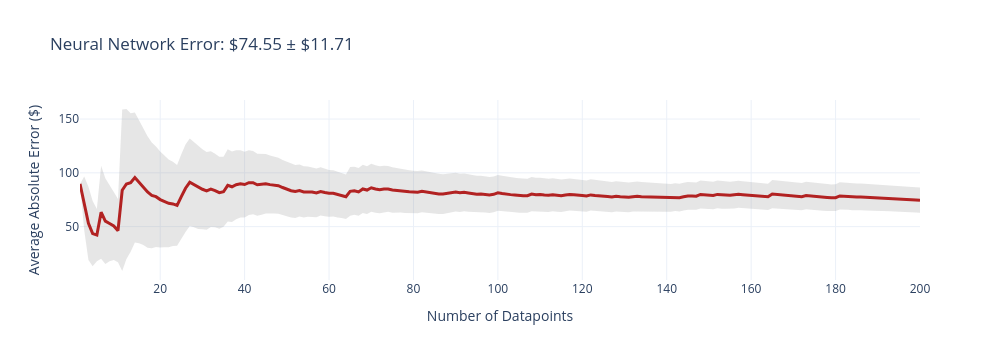
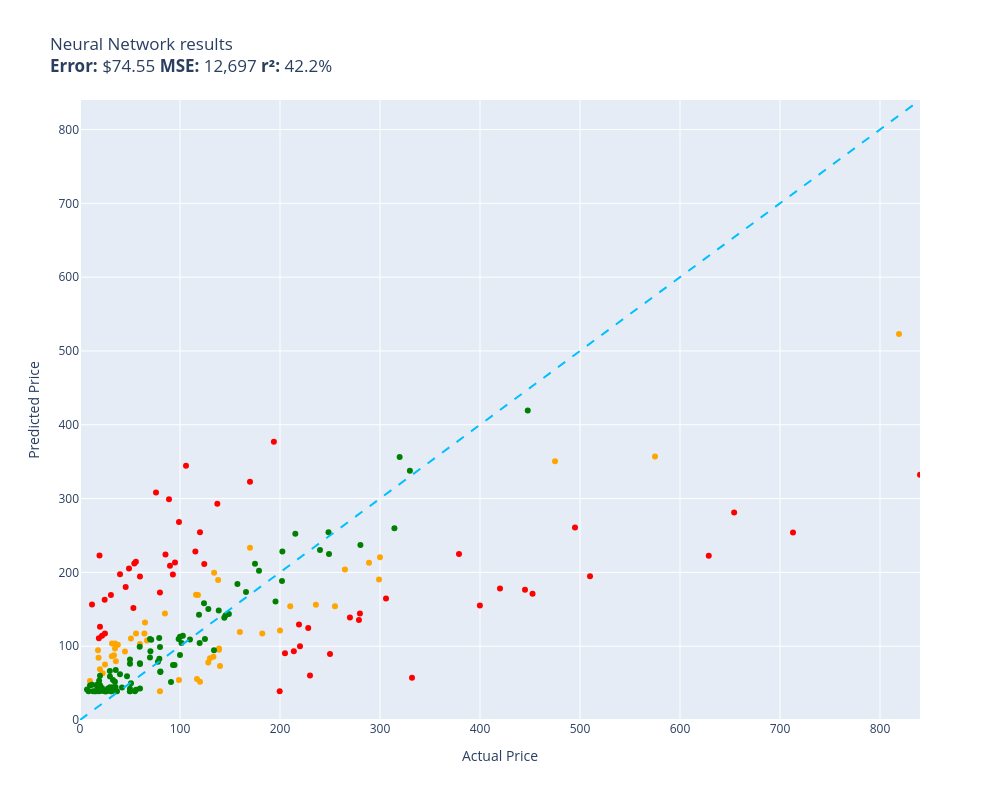

The notebook cell these images were saved under, in order:
### Code cell
evaluate(neural_network, test)

### Figure 1 — Plotly figure (JSON) as saved in the notebook; plotly's stock layout.template omitted (floating-point values rounded to 4 significant figures; data arrays with more than 128 entries replaced by an {"elided": "..."} marker saying what was removed)
{"data": [{"fill": "toself", "fillcolor": "rgba(128,128,128,0.2)", "hoverinfo": "skip", "line": {"color": "rgba(255,255,255,0)"}, "name": "95% CI", "showlegend": false, "type": "scatter", "x": {"elided": "400 int values"}, "y": {"elided": "400 float values"}}, {"customdata": {"elided": "200x1 float values"}, "hovertemplate": "n=%{x}<br>Avg Error=$%{y:,.2f}<br>±95% CI=$%{customdata[0]:,.2f}<extra></extra>", "line": {"color": "firebrick", "width": 3}, "mode": "lines", "name": "Cumulative Avg Error", "type": "scatter", "x": {"elided": "200 int values"}, "y": {"elided": "200 float values"}}], "layout": {"height": 360, "showlegend": false, "title": {"text": "Neural Network Error: $74.55 ± $11.71"}, "width": 1000, "xaxis": {"title": {"text": "Number of Datapoints"}}, "yaxis": {"title": {"text": "Average Absolute Error ($)"}}}}

### Figure 2 — Plotly figure (JSON) as saved in the notebook; plotly's stock layout.template omitted (floating-point values rounded to 4 significant figures)
{"data": [{"customdata": [["Old Blood Noise Excess V2 Distortion Cho...\nGuess=$129.28 Actual=$219.00"], ["RBC12-UPC Replacement Battery Cartridge ...\nGuess=$60.23 Actual=$229.99"], ["Bam France 2002XL Contoured Hightech Bla...\nGuess=$254.07 Actual=$713.00"], ["Metabo HPT 36V MultiVolt™ Cordless Rotar...\nGuess=$224.95 Actual=$379.00"], ["46mm Digital Pro High-Resolution Close-U...\nGuess=$126.18 Actual=$19.99"], ["Innovative Percussion CB-6 Chamois Bass ...\nGuess=$212.12 Actual=$54.32"], ["Bam Trekking 3027SB Single Black Clarine...\nGuess=$57.27 Actual=$332.00"], ["DEWALT 20V MAX* XR Impact Driver with Bl...\nGuess=$171.11 Actual=$452.53"], ["Mini PC, Kinupute Desktop Computer E3-12...\nGuess=$260.71 Actual=$495.00"], ["Deco Mount Pro Tripod Microphone Stand w...\nGuess=$194.38 Actual=$59.95"], ["Scranton & Co 3 Drawer Mobile File Cabin...\nGuess=$228.31 Actual=$115.35"], ["Task T24287 Roman Ogee Router Bit with 1...\nGuess=$214.37 Actual=$55.88"], ["Travelpro Platinum Elite Slim Business L...\nGuess=$93.30 Actual=$213.83"], ["JRready ST6313 DT Deutsch Connector Kit,...\nGuess=$39.01 Actual=$199.68"], ["15\" Locking Shower Head Extension Arm in...\nGuess=$172.81 Actual=$79.95"], ["Dakota Alert MURS Alert Probe Sensor - M...\nGuess=$99.83 Actual=$219.99"], ["Projector, CRAZVIEW Projector with WiFi ...\nGuess=$151.63 Actual=$53.40"], ["MC: Pindicator (Dual Intensity Amber)\nGuess=$197.42 Actual=$40.00"], ["Poison Spyder 10-08-020 Rocker Knocker\nGuess=$222.46 Actual=$628.76"], ["DIMARZIO 204284 DP 163FBK Blues Bucker G...\nGuess=$209.06 Actual=$89.99"], ["Lighted Triangle Mirror Cabinet Bathroom...\nGuess=$176.44 Actual=$445.00"], ["BESTILL Wall Mounted Shower Faucet Set, ...\nGuess=$308.34 Actual=$76.00"], ["Trail Gear Twin Stick Kit for Top Shift ...\nGuess=$144.25 Actual=$279.92"], ["Engine Thermostat, Replace 19301-PAA-306...\nGuess=$110.73 Actual=$18.89"], ["Dell Optiplex 390 Desktop Computer i3 3....\nGuess=$211.36 Actual=$124.27"], ["Satco S9596, 4 Count (Pack of 1), 4.18\nGuess=$156.36 Actual=$12.00"], ["Kingston Brass KS269SN Kingston Clawfoot...\nGuess=$164.49 Actual=$305.99"], ["EMART Photography C Stand with Boom Arm,...\nGuess=$254.22 Actual=$119.99"], ["KOHLER K-1185540-CP Assembly-Slider\nGuess=$180.23 Actual=$45.67"], ["Trim Kit for 2-handle Shower & Tub Valve...\nGuess=$213.38 Actual=$94.99"], ["Pioneer 2AM401-BN Two Handle Kitchen Fau...\nGuess=$124.48 Actual=$228.22"], ["Aeromotive 13304 Regulator, X1 Adjustabl...\nGuess=$138.79 Actual=$269.95"], ["Royal Designs, Inc. Decorative Abundant ...\nGuess=$117.04 Actual=$24.95"], ["Canon Sure Shot 90u 35mm Date Camera\nGuess=$155.18 Actual=$399.89"], ["Wilkinson LOW GAUSS Vintage Tone Strat S...\nGuess=$169.28 Actual=$30.93"], ["Ibanez M510OVS Acoustic Mandolin in Vint...\nGuess=$322.64 Actual=$169.99"], ["Berta (6 Pieces) 1-1/4 inch Overlay, 90 ...\nGuess=$162.77 Actual=$24.66"], ["CradlePoint Compact Broadband Router (CB...\nGuess=$299.18 Actual=$89.00"], ["Auertech Portable Washing Machine, 14lbs...\nGuess=$268.16 Actual=$98.99"], ["Evan Fischer Radiator Cooling Fan Assemb...\nGuess=$293.08 Actual=$137.34"], ["ECCPP Power Steering Pump for 2009-2010 ...\nGuess=$224.29 Actual=$85.48"], ["SP Air Corporation SP-8102BU 1/4-Inch He...\nGuess=$90.27 Actual=$204.99"], ["Music Hall pa15.3 MM/MC Phono Preamplifi...\nGuess=$89.34 Actual=$250.00"], ["Lorell Bell Chair Glide, 2.5\", Black\nGuess=$222.73 Actual=$19.50"], ["4 Inches Rolled Muffler Tip Catback Exha...\nGuess=$376.96 Actual=$193.88"], ["Competition Clutch Disc and Pressure Pla...\nGuess=$194.89 Actual=$510.00"], ["KUNFINE Android Radio CarPlay & Android ...\nGuess=$344.51 Actual=$106.00"], ["VIPMOTOZ Sequential Turn Signal Premium ...\nGuess=$135.32 Actual=$278.94"], ["A-Premium Front Suspension Steering Knuc...\nGuess=$205.11 Actual=$48.99"], ["Dell XPS 13 9343-2727SLV 13.3\" Full HD S...\nGuess=$332.25 Actual=$839.99"], ["Pacific Drums PDCM1618TTRB 16 x 18 Inche...\nGuess=$178.31 Actual=$419.99"], ["Blanco 230966 Valea Stainless Steel Sink...\nGuess=$197.20 Actual=$92.88"], ["Empava 24\" Single Wall Ovens 10 Cooking ...\nGuess=$281.24 Actual=$654.14"], ["VTech Strum and Jam Kidi Musical Guitar ...\nGuess=$114.08 Actual=$21.99"]], "hovertemplate": "%{customdata[0]}<extra></extra>", "legendgroup": "red", "marker": {"color": "red", "size": 6, "symbol": "circle"}, "mode": "markers", "name": "red", "orientation": "v", "showlegend": true, "type": "scatter", "x": [219.0, 230.0, 713.0, 379.0, 19.99, 54.32, 332.0, 452.5, 495.0, 59.95, 115.3, 55.88, 213.8, 199.7, 79.95, 220.0, 53.4, 40.0, 628.8, 89.99, 445.0, 76.0, 279.9, 18.89, 124.3, 12.0, 306.0, 120.0, 45.67, 94.99, 228.2, 269.9, 24.95, 399.9, 30.93, 170.0, 24.66, 89.0, 98.99, 137.3, 85.48, 205.0, 250.0, 19.5, 193.9, 510.0, 106.0, 278.9, 48.99, 840.0, 420.0, 92.88, 654.1, 21.99], "xaxis": "x", "y": [129.3, 60.23, 254.1, 224.9, 126.2, 212.1, 57.27, 171.1, 260.7, 194.4, 228.3, 214.4, 93.3, 39.01, 172.8, 99.83, 151.6, 197.4, 222.5, 209.1, 176.4, 308.3, 144.2, 110.7, 211.4, 156.4, 164.5, 254.2, 180.2, 213.4, 124.5, 138.8, 117.0, 155.2, 169.3, 322.6, 162.8, 299.2, 268.2, 293.1, 224.3, 90.27, 89.34, 222.7, 377.0, 194.9, 344.5, 135.3, 205.1, 332.2, 178.3, 197.2, 281.2, 114.1], "yaxis": "y"}, {"customdata": [["telpo Headlight Assembly Fit For 15 Camr...\nGuess=$169.62 Actual=$115.99"], ["APS iBoard 6-inch Aluminum (Black Powder...\nGuess=$153.96 Actual=$210.23"], ["HK SYSTEMS 13\" Heavy Duty Black \"Push\" O...\nGuess=$144.31 Actual=$84.95"], ["Clementoni 39132.5 Jigsaw Puzzle 1,000 P...\nGuess=$38.94 Actual=$79.95"], ["GanFindX Portable Car Hand Controls for ...\nGuess=$119.08 Actual=$159.90"], ["Canon EOS Rebel T7 Digital SLR Camera wi...\nGuess=$523.11 Actual=$819.00"], ["Southwire 120V/15A Right Angle User Atta...\nGuess=$101.98 Actual=$37.87"], ["Tidal Front + Rear Fender Flares 4PC Poc...\nGuess=$154.13 Actual=$254.99"], ["DALDED LED Light Kit for Lego Sonic Gree...\nGuess=$75.34 Actual=$24.99"], ["152MM Hole Saws M42 Bi-Metal High Speed ...\nGuess=$94.40 Actual=$17.99"], ["Baseball Backpacks Large 18 Inch Bookbag...\nGuess=$86.54 Actual=$31.77"], ["3D Tree Hole Branches 075 Stair Risers D...\nGuess=$83.73 Actual=$129.99"], ["KOHLER 18865-CP Filtered Water Faucet, P...\nGuess=$350.52 Actual=$475.00"], ["Diversitech WG840585 Motor, (Ddb) 1/3Hp,...\nGuess=$199.55 Actual=$134.12"], ["Sumerain S1339CM Double Handle Widesprea...\nGuess=$156.02 Actual=$235.86"], ["Beck/Arnley 0421945 Air Filter\nGuess=$79.66 Actual=$35.87"], ["IQShield Screen Protector Compatible wit...\nGuess=$52.76 Actual=$9.95"], ["Neporal Full Spectrum Light Bulb, 6000K ...\nGuess=$84.18 Actual=$18.59"], ["Pidoko Kids Train Table, Grey with 90 Pc...\nGuess=$51.68 Actual=$119.97"], ["Marvel Legends Series X-Men 6-Inch Archa...\nGuess=$54.21 Actual=$98.95"], ["LEGO Marvel Avengers War Machine Buster ...\nGuess=$102.96 Actual=$59.95"], ["ANZO USA 111207 GMC SIERRA 99-06 / YUKON...\nGuess=$117.06 Actual=$182.28"], ["LSSAGOON Backpack for Women Teen Kids Gi...\nGuess=$87.58 Actual=$33.99"], ["Walker Exhaust Ultra EPA 16478 Direct Fi...\nGuess=$357.16 Actual=$574.99"], ["4pc Wheel Spacers Adapters 4\" (2inch Per...\nGuess=$55.43 Actual=$116.95"], ["Urth 62mm UV, Circular Polarizing (CPL),...\nGuess=$96.76 Actual=$139.00"], ["LSI Broadcom SAS 9300-8i 8-port 12Gb/s S...\nGuess=$169.34 Actual=$118.00"], ["Mikrotik RB3011UIAS-RM RouterBOARD 10xGi...\nGuess=$190.23 Actual=$299.00"], ["Chalkboard Name Badges with Magnetic Bac...\nGuess=$68.60 Actual=$19.95"], ["Linkloos Solar Street Lights Outdoor Wat...\nGuess=$117.13 Actual=$55.99"], ["Universal Power Group 12V 100Ah Sealed L...\nGuess=$121.25 Actual=$199.99"], ["New Replacement seat cover fits Yamaha M...\nGuess=$95.17 Actual=$138.95"], ["UPR Mach 1 Chin Spoiler Fits 94-98 Musta...\nGuess=$132.23 Actual=$64.99"], ["ROHL WSGUM3018WH Wire Sink Grids, White\nGuess=$77.93 Actual=$128.28"], ["ASUS VY279HE-W 27” 1080P Monitor - White...\nGuess=$189.60 Actual=$138.10"], ["LCD Screen for Dell Inspiron 17R 17.3\" H...\nGuess=$117.08 Actual=$64.37"], ["CTLAMP XL-2100 Professional Quality XL-2...\nGuess=$103.64 Actual=$32.00"], ["200 ' feet True 14 Gauge AWG CCA Speaker...\nGuess=$92.73 Actual=$44.95"], ["APS iBoard (304 Stainless Steel Polished...\nGuess=$203.75 Actual=$264.95"], ["StonKraft Brass Chess Board Game Set wit...\nGuess=$73.20 Actual=$140.00"], ["Audio Techinca ATW-T1002 System 10 Handh...\nGuess=$213.13 Actual=$289.00"], ["Star Wars Die-Cast Metal TITANIUM Series...\nGuess=$63.18 Actual=$22.70"], ["HP Laserjet 2100 Laser Printer W/Test Pr...\nGuess=$220.35 Actual=$299.98"], ["Targus CityGear Durable Backpack, Black,...\nGuess=$85.82 Actual=$133.43"], ["KZ ZS10 Pro in Ear Monitor Headphone KZ ...\nGuess=$107.80 Actual=$66.99"], ["Jada Toys Ryan's World Combo Panda Airli...\nGuess=$103.60 Actual=$34.94"], ["Pyle 2x120 Watt Home Audio Speaker Power...\nGuess=$110.28 Actual=$50.92"], ["STICKGOO Peel and Stick Backsplash for K...\nGuess=$96.96 Actual=$34.99"], ["Xiaomi Redmi 10 2022 NFC 4G LTE (128GB +...\nGuess=$233.22 Actual=$169.99"]], "hovertemplate": "%{customdata[0]}<extra></extra>", "legendgroup": "orange", "marker": {"color": "orange", "size": 6, "symbol": "circle"}, "mode": "markers", "name": "orange", "orientation": "v", "showlegend": true, "type": "scatter", "x": [116.0, 210.2, 84.95, 79.95, 159.9, 819.0, 37.87, 255.0, 24.99, 17.99, 31.77, 130.0, 475.0, 134.1, 235.9, 35.87, 9.95, 18.59, 120.0, 98.95, 59.95, 182.3, 33.99, 575.0, 117.0, 139.0, 118.0, 299.0, 19.95, 55.99, 200.0, 138.9, 64.99, 128.3, 138.1, 64.37, 32.0, 44.95, 264.9, 140.0, 289.0, 22.7, 300.0, 133.4, 66.99, 34.94, 50.92, 34.99, 170.0], "xaxis": "x", "y": [169.6, 154.0, 144.3, 38.94, 119.1, 523.1, 102.0, 154.1, 75.34, 94.4, 86.54, 83.73, 350.5, 199.5, 156.0, 79.66, 52.76, 84.18, 51.68, 54.21, 103.0, 117.1, 87.58, 357.2, 55.43, 96.76, 169.3, 190.2, 68.6, 117.1, 121.3, 95.17, 132.2, 77.93, 189.6, 117.1, 103.6, 92.73, 203.7, 73.2, 213.1, 63.18, 220.4, 85.82, 107.8, 103.6, 110.3, 96.96, 233.2], "yaxis": "y"}, {"customdata": [["NewPower99 Battery Kit for Samsung Galax...\nGuess=$38.94 Actual=$54.95"], ["EXMAX NG-10X Fresnel Lens Focusing Adapt...\nGuess=$84.83 Actual=$69.98"], ["Stand for Raven Pro Document Scanner - P...\nGuess=$66.27 Actual=$29.85"], ["SuppliesOutlet Compatible Toner Cartridg...\nGuess=$138.63 Actual=$144.29"], ["ACDelco GM Original Equipment FW339 Fron...\nGuess=$252.33 Actual=$215.33"], ["8544771 Dryer Heating Element, 279816 Th...\nGuess=$67.88 Actual=$35.74"], ["Pump Head TBVECHI 175PSI 4KW 5.5HP 21CFM...\nGuess=$337.74 Actual=$329.90"], ["Panasonic KX-TG6511B DECT 6.0 PLUS Expan...\nGuess=$111.26 Actual=$79.20"], ["LOVE MEI Galaxy S10 Lite Case, Military ...\nGuess=$54.12 Actual=$32.98"], ["GJY Portable TV,10.6 inch Mini TV for AT...\nGuess=$83.06 Actual=$79.36"], ["LD Products Compatible Toner Cartridge R...\nGuess=$76.11 Actual=$49.98"], ["PEMP E65 E66 CDC Simulate Optical Fiber ...\nGuess=$142.55 Actual=$119.00"], ["Intermatic PX300 12V 300W Transformer wi...\nGuess=$94.59 Actual=$134.00"], ["CORSAIR Dominator Platinum RGB 32GB (2x1...\nGuess=$158.04 Actual=$124.00"], ["SKB iSeries 3i-13096-6KP Case for BlackM...\nGuess=$211.76 Actual=$174.99"], ["June Garden 12\" Sweet Dolly Charlotte - ...\nGuess=$47.09 Actual=$19.99"], ["Aolemi Oil Rubbed Bronze Single Function...\nGuess=$109.65 Actual=$98.65"], ["10GBase-LR SFP+ Transceiver, Handar 10GB...\nGuess=$59.83 Actual=$19.99"], ["KOMPUTERBAY 4GB 2X 2GB DDR2 1066MHz PC2-...\nGuess=$65.14 Actual=$80.34"], ["Evergreen HSHB2005 Cylinder Head Gasket ...\nGuess=$99.29 Actual=$59.69"], ["Mylites+ Standard Comic Book Mylar Sleev...\nGuess=$42.39 Actual=$34.99"], ["Wenger City Upgrade Laptop Backpack with...\nGuess=$141.53 Actual=$145.42"], ["AUTOFREE LED Tail Lights Assembly Compat...\nGuess=$188.36 Actual=$201.99"], ["Adams Check Payment and Deposit Register...\nGuess=$44.67 Actual=$35.49"], ["Fjallraven, Kanken Laptop 15\" Backpack f...\nGuess=$104.34 Actual=$119.65"], ["Retevis RT68 Soft Earhook Walkie Talkie ...\nGuess=$41.22 Actual=$6.99"], ["Evan-Fischer Front Bumper Cover Compatib...\nGuess=$228.29 Actual=$202.38"], ["Laisomeke Waterproof Junction Box, Unive...\nGuess=$47.69 Actual=$11.99"], ["Webcem Solar Shed Light Outdoor Indoor, ...\nGuess=$78.79 Actual=$77.96"], ["Festool 492370 Platin 2 S1000 Grit 6-Inc...\nGuess=$51.62 Actual=$91.00"], ["Western Digital Enterprise RE4-GP 2TB SA...\nGuess=$109.18 Actual=$109.95"], ["VLAND LED Smoked Taillights Compatible F...\nGuess=$230.39 Actual=$239.99"], ["PM Auto Front Right Quick Complete Strut...\nGuess=$109.66 Actual=$124.94"], ["Tablet PC Cover Compatible with Lenovo T...\nGuess=$38.94 Actual=$31.61"], ["Miyaya@ Funny Animal Masks Collection fo...\nGuess=$46.23 Actual=$16.99"], ["Ultra Duster Canned Air Net 10 Oz 6-Pack\nGuess=$38.94 Actual=$49.90"], ["Liberty Imports 12 Pack: US Military Toy...\nGuess=$47.84 Actual=$16.98"], ["Ceramic Talavera Mexican Tile 4x4\", 9 Pi...\nGuess=$58.79 Actual=$29.95"], ["Intrepid International Dressage Letters-...\nGuess=$40.10 Actual=$26.99"], ["KUNN Small Electrician Tool Pouch Utilit...\nGuess=$43.23 Actual=$21.99"], ["iPhone 12/12 Pro Nicaragua Guardabarranc...\nGuess=$46.18 Actual=$19.97"], ["Replacement Remote Control for PANASONIC...\nGuess=$51.80 Actual=$34.95"], ["KS K-STORM Replacement Silicone Mushroom...\nGuess=$39.03 Actual=$8.50"], ["Grey Pneumatic 1311SD Impact Socket Set\nGuess=$184.24 Actual=$157.43"], ["4LT LUMINETTE Vanity Opal GLS BSN\nGuess=$112.95 Actual=$99.99"], ["GE RPWF SmartWater Comparable Refrigerat...\nGuess=$38.94 Actual=$36.99"], ["MGP Caliper Covers 39011SACURD Red Powde...\nGuess=$224.84 Actual=$249.00"], ["NewFantasia Replacement Audio Cable with...\nGuess=$38.94 Actual=$31.00"], ["MONOCARBON Forged Carbon Fiber Case for ...\nGuess=$42.60 Actual=$59.99"], ["AC Compressor & A/C Kit For BMW 335i 335...\nGuess=$259.68 Actual=$314.41"], ["DuraGo 29515020 Front Hub Assembly\nGuess=$150.40 Actual=$128.34"], ["MXR Carbon Copy Deluxe Analog Delay Guit...\nGuess=$160.63 Actual=$195.50"], ["GENUINE VOLVO THERMOSTAT (3.0, 3.2) S60 ...\nGuess=$114.04 Actual=$102.85"], ["USB Charger, CIVIE High Speed 60W Multip...\nGuess=$38.94 Actual=$15.99"], ["Pyle Wireless Rear View Backup Camera - ...\nGuess=$92.98 Actual=$70.45"], ["Cardone 84-58642 New HEI Electronic Dist...\nGuess=$173.52 Actual=$165.99"], ["Hp Pavilion P7-1257c Motherboard Aahd3-h...\nGuess=$76.92 Actual=$59.86"], ["Kastar Battery Pack Replacement for Sony...\nGuess=$39.50 Actual=$19.99"], ["18 Inch White Undermount Kitchen Sink - ...\nGuess=$202.16 Actual=$179.00"], ["Amana Tool - SC587 Carbide Tipped 3-Wing...\nGuess=$108.84 Actual=$71.23"], ["AZX Stylus Pencil for Apple iPad Pro 202...\nGuess=$44.21 Actual=$29.99"], ["Raspberry Pi 3 Model B+ Aluminum Case Me...\nGuess=$38.94 Actual=$14.99"], ["Skullcandy Hesh Evo Bluetooth Headphones...\nGuess=$109.87 Actual=$69.99"], ["Diversitech UC2436-3 Ultralite Condenser...\nGuess=$65.78 Actual=$80.39"], ["200 Couples Conversation Cards - Enjoy B...\nGuess=$44.49 Actual=$32.97"], ["The Puppet Company - Carpet-Unicorn, Whi...\nGuess=$38.94 Actual=$19.00"], ["KYX Racing Hardened Steel Center Drive S...\nGuess=$59.32 Actual=$46.99"], ["Baumgartens Sicurix Blank PVC ID Cards (...\nGuess=$53.21 Actual=$19.11"], ["OEM Samsung Remote Control Shipped with ...\nGuess=$41.04 Actual=$56.00"], ["Venom Power Terra Hunter R/T+ R/T All-Te...\nGuess=$356.38 Actual=$319.65"], ["Custom Engagement Logo Desk Embosser Sea...\nGuess=$42.37 Actual=$49.95"], ["520 Pieces Christmas Envelope Seal Stick...\nGuess=$38.94 Actual=$25.99"], ["LD Compatible Ink Cartridge Replacement ...\nGuess=$44.15 Actual=$41.99"], ["BestPricedDecals Wine A BIT, You'll Feel...\nGuess=$38.94 Actual=$12.98"], ["VATOS 4 Packs Bubble Machine Gun for Kid...\nGuess=$40.07 Actual=$22.88"], ["Steering Wheel, Carbon Fiber Automotive ...\nGuess=$419.33 Actual=$447.74"], ["BXYJY for Samsung Galaxy Z Fold 3 Case w...\nGuess=$38.99 Actual=$49.99"], ["VONADO Space Wars Colonial Viper MK1 Bui...\nGuess=$61.83 Actual=$39.99"], ["Replacement Remote Control fit for Sony ...\nGuess=$46.65 Actual=$9.99"], ["Disney Princess Sparkling Princess Sleep...\nGuess=$38.94 Actual=$24.95"], ["sabermaster TCG Playmat yugioh playmat T...\nGuess=$39.86 Actual=$21.99"], ["DuraGo BR5330 Front Vented Disc Brake Ro...\nGuess=$104.20 Actual=$101.51"], ["Vinyl Soft Top Roll-up Adjustable Truck ...\nGuess=$143.65 Actual=$148.88"], ["Glovion Music Stand Light, Clip On Piano...\nGuess=$42.82 Actual=$27.99"], ["Samsung DA97-07603B Freezer Ice Maker As...\nGuess=$74.67 Actual=$93.02"], ["Intex River Run Connect Lounge (Four)\nGuess=$74.61 Actual=$94.49"], ["Think Gizmos Build Your Own Robot Toys f...\nGuess=$39.08 Actual=$24.95"], ["PowerSport Front Rear Brakes and Rotors ...\nGuess=$254.24 Actual=$248.51"], ["Viola Bow 4/4 Full Size Carbon Fiber (Bl...\nGuess=$82.06 Actual=$49.99"], ["Fender Hendrix Voodoo Child Coiled Instr...\nGuess=$75.74 Actual=$59.99"], ["W11130208 W10695459 Refrigerator LED Mod...\nGuess=$38.94 Actual=$26.59"], ["Garmin 010-12402-10 GT15M-TM Transom-Mou...\nGuess=$148.39 Actual=$138.74"], ["Fitness Center Gym Room Weight Train Dua...\nGuess=$87.92 Actual=$99.99"], ["MonMount Triple Monitor Stand Freestandi...\nGuess=$99.01 Actual=$79.99"], ["For Volvo C70 S70 V70 V40 S40 AC Compres...\nGuess=$237.10 Actual=$280.41"], ["Refresh NSF-53 Premium Replacement Refri...\nGuess=$49.88 Actual=$50.99"], ["NICKSTON Red Sparkling Glitter Slim Band...\nGuess=$39.55 Actual=$25.99"]], "hovertemplate": "%{customdata[0]}<extra></extra>", "legendgroup": "green", "marker": {"color": "green", "size": 6, "symbol": "circle"}, "mode": "markers", "name": "green", "orientation": "v", "showlegend": true, "type": "scatter", "x": [54.95, 69.98, 29.85, 144.3, 215.3, 35.74, 329.9, 79.2, 32.98, 79.36, 49.98, 119.0, 134.0, 124.0, 175.0, 19.99, 98.65, 19.99, 80.34, 59.69, 34.99, 145.4, 202.0, 35.49, 119.7, 6.99, 202.4, 11.99, 77.96, 91.0, 110.0, 240.0, 124.9, 31.61, 16.99, 49.9, 16.98, 29.95, 26.99, 21.99, 19.97, 34.95, 8.5, 157.4, 99.99, 36.99, 249.0, 31.0, 59.99, 314.4, 128.3, 195.5, 102.8, 15.99, 70.45, 166.0, 59.86, 19.99, 179.0, 71.23, 29.99, 14.99, 69.99, 80.39, 32.97, 19.0, 46.99, 19.11, 56.0, 319.6, 49.95, 25.99, 41.99, 12.98, 22.88, 447.7, 49.99, 39.99, 9.99, 24.95, 21.99, 101.5, 148.9, 27.99, 93.02, 94.49, 24.95, 248.5, 49.99, 59.99, 26.59, 138.7, 99.99, 79.99, 280.4, 50.99, 25.99], "xaxis": "x", "y": [38.94, 84.83, 66.27, 138.6, 252.3, 67.88, 337.7, 111.3, 54.12, 83.06, 76.11, 142.6, 94.59, 158.0, 211.8, 47.09, 109.7, 59.83, 65.14, 99.29, 42.39, 141.5, 188.4, 44.67, 104.3, 41.22, 228.3, 47.69, 78.79, 51.62, 109.2, 230.4, 109.7, 38.94, 46.23, 38.94, 47.84, 58.79, 40.1, 43.23, 46.18, 51.8, 39.03, 184.2, 112.9, 38.94, 224.8, 38.94, 42.6, 259.7, 150.4, 160.6, 114.0, 38.94, 92.98, 173.5, 76.92, 39.5, 202.2, 108.8, 44.21, 38.94, 109.9, 65.78, 44.49, 38.94, 59.32, 53.21, 41.04, 356.4, 42.37, 38.94, 44.15, 38.94, 40.07, 419.3, 38.99, 61.83, 46.65, 38.94, 39.86, 104.2, 143.6, 42.82, 74.67, 74.61, 39.08, 254.2, 82.06, 75.74, 38.94, 148.4, 87.92, 99.01, 237.1, 49.88, 39.55], "yaxis": "y"}, {"hoverinfo": "skip", "line": {"color": "deepskyblue", "dash": "dash", "width": 2}, "mode": "lines", "name": "y = x", "showlegend": false, "type": "scatter", "x": [0, 840.0], "y": [0, 840.0]}], "layout": {"height": 800, "legend": {"title": {"text": "color"}, "tracegroupgap": 0}, "showlegend": false, "title": {"text": "Neural Network results<br><b>Error:</b> $74.55 <b>MSE:</b> 12,697 <b>r²:</b> 42.2%"}, "width": 1000, "xaxis": {"anchor": "y", "domain": [0, 1], "range": [0, 840.0], "title": {"text": "Actual Price"}}, "yaxis": {"anchor": "x", "domain": [0, 1], "range": [0, 840.0], "title": {"text": "Predicted Price"}}}}
